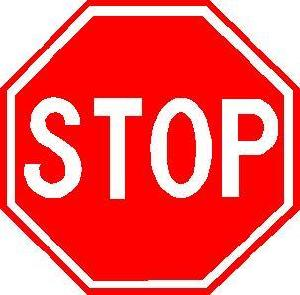
#> input picture CV/02-custom-object-detector/object-detection-made-easy/stop_sign_images/image_0005.jpg, 300 x 295 px
$ python detect_star.py --image ../../../02-custom-object-detector/object-detection-made-easy/stop_sign_images/image_0005.jpg   (older library calls are emulated)
#> lines starting #> are read from the running program, lines starting #| are printed output that depends on the picture; after the words box and inside, x2 and y2 are one past the last pixel; in counts of white or black regions, pixels touching at a corner belong together
# USAGE
# python detect_star.py

# import the necessary packages
from __future__ import print_function
import numpy as np
import cv2
import imutils
import argparse

# construct and parse the argument parser
ap = argparse.ArgumentParser()
ap.add_argument("-i", "--image", required=True, help="path to the input image")
args = vars(ap.parse_args())

# load the image and convert it to grayscale
image = cv2.imread(args["image"])
#> image is the input picture: shape (295, 300, 3); mean B, G, R 99.2, 99.8, 244.9
orig = image.copy()
gray = cv2.cvtColor(image, cv2.COLOR_BGR2GRAY)
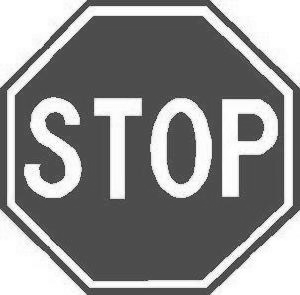
#> gray: shape (295, 300); min 31, max 255, mean 143.1

# detect STAR keypoints in the image for OpenCV 2.4
if imutils.is_cv2():
	detector = cv2.FeatureDetector_create("STAR")
	kps = detector.detect(gray)
#> kps = 50 keypoints; strongest (x, y, size): (117, 191, 12), (72, 118, 12), (133, 106, 16), (102, 106, 16)

# otherwise we are detecting STAR keypoints in the image for OpenCV 3+
else:
	detector = cv2.xfeatures2d.StarDetector_create()
	kps = detector.detect(gray)

print("# of keypoints: {}".format(len(kps)))
#| # of keypoints: 50

# loop over the keypoints and draw them
for kp in kps:
	r = int(0.5 * kp.size)
	(x, y) = np.int0(kp.pt)
	cv2.circle(image, (x, y), r, (0, 255, 255), 2)
#> this loop made 50 passes
#> (kp, r, x, y) on passes 1 to 12: (keypoint at (117, 86), size 22, 11, 117, 86), (keypoint at (208, 92), size 32, 16, 208, 92), (keypoint at (230, 94), size 8, 4, 230, 94), (keypoint at (82, 98), size 22, 11, 82, 98), (keypoint at (97, 101), size 6, 3, 97, 101), (keypoint at (138, 101), size 6, 3, 138, 101), (keypoint at (225, 102), size 6, 3, 225, 102), (keypoint at (85, 107), size 16, 8, 85, 107), (keypoint at (102, 106), size 16, 8, 102, 106), (keypoint at (133, 106), size 16, 8, 133, 106), (keypoint at (174, 106), size 12, 6, 174, 106), (keypoint at (183, 106), size 16, 8, 183, 106)
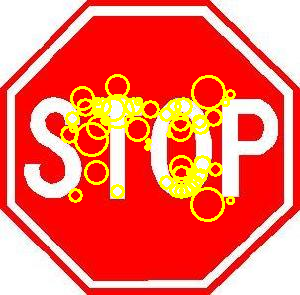
#> image: shape (295, 300, 3); 6.64% of pixels changed, all inside (x1, y1, x2, y2) = (60, 74, 236, 222)

# show the image
cv2.imshow("Images", np.hstack([orig, image]))
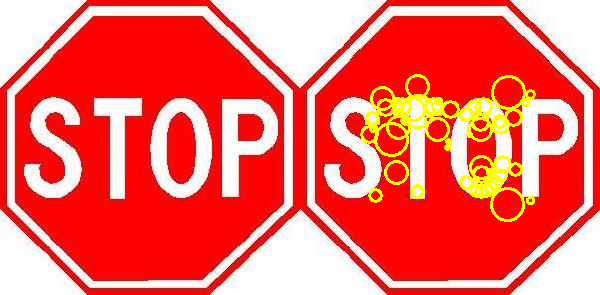
#> window 'Images': shape (295, 600, 3); mean B, G, R 96.1, 105.1, 245.4
cv2.waitKey(0)

$ run again, on CV/02-custom-object-detector/object-detection-made-easy/stop_sign_images/image_0026.jpg
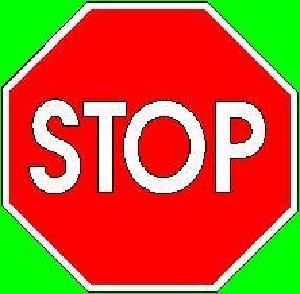
#> input picture CV/02-custom-object-detector/object-detection-made-easy/stop_sign_images/image_0026.jpg, 300 x 294 px
#> image is the input picture: shape (294, 300, 3); mean B, G, R 48.3, 94.1, 192.6
#> `gray = cv2.cvtColor(image, cv2.COLOR_BGR2GRAY)`:
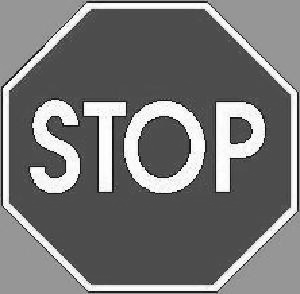
#> gray: shape (294, 300); min 4, max 255, mean 118.4
#> kps = 56 keypoints; strongest (x, y, size): (222, 184, 12), (90, 108, 12), (70, 118, 12), (119, 108, 12)
#| # of keypoints: 56
#> the loop `for kp in kps:` made 56 passes
#> (kp, r, x, y) on passes 1 to 8: (keypoint at (136, 89), size 32, 16, 136, 89), (keypoint at (105, 90), size 22, 11, 105, 90), (keypoint at (75, 95), size 22, 11, 75, 95), (keypoint at (136, 98), size 22, 11, 136, 98), (keypoint at (230, 98), size 6, 3, 230, 98), (keypoint at (69, 101), size 6, 3, 69, 101), (keypoint at (75, 100), size 16, 8, 75, 100), (keypoint at (219, 105), size 6, 3, 219, 105)
#> `cv2.imshow("Images", np.hstack([orig, image]))`:
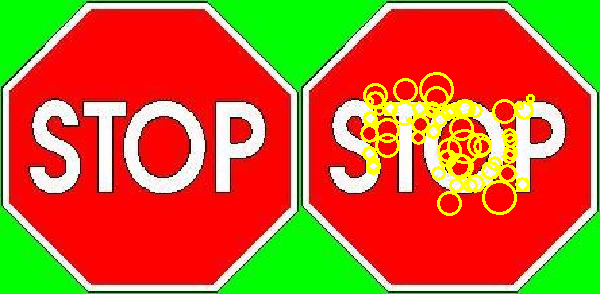
#> window 'Images': shape (294, 600, 3); mean B, G, R 44.7, 100.5, 193.9
